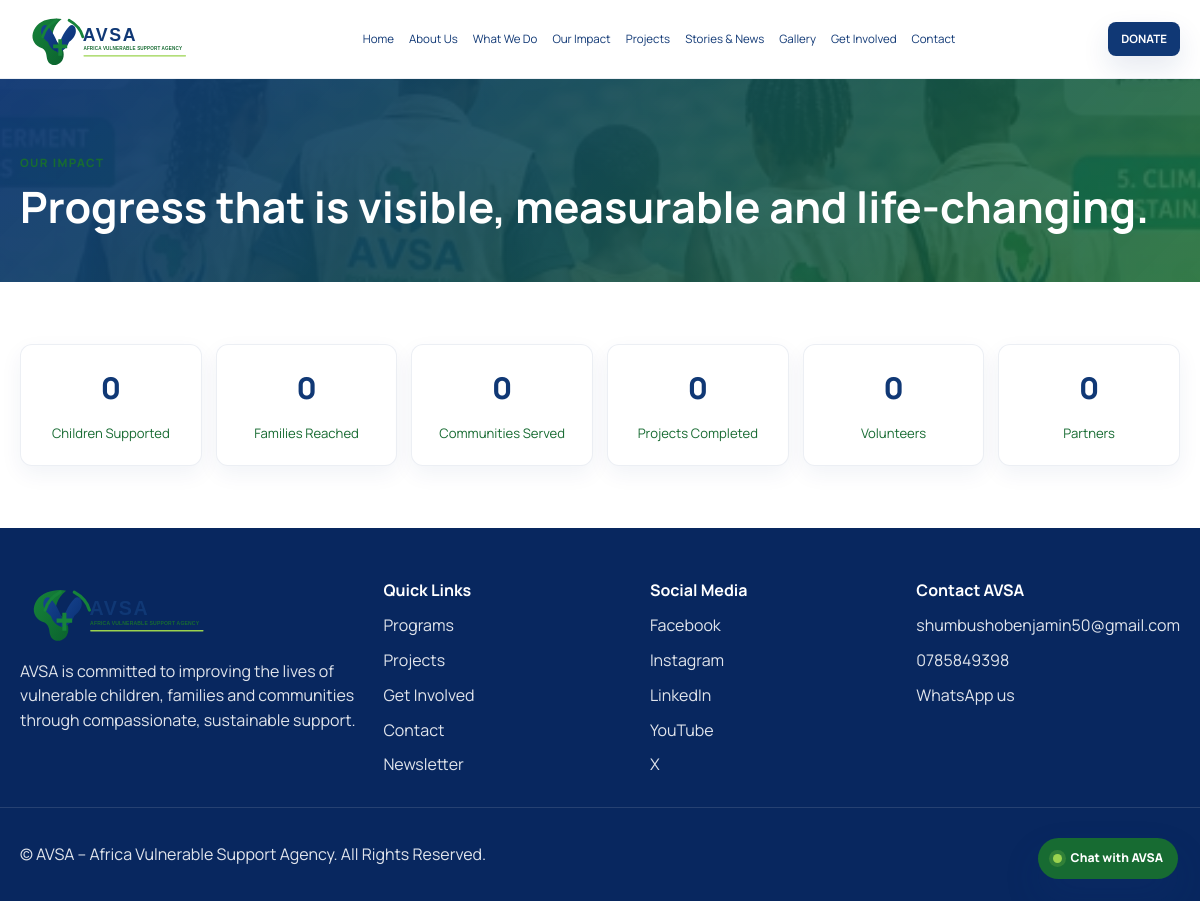
Page /?page=impact on the committed database.
### tables this page shows
CREATE TABLE impact_metrics (
    id INT AUTO_INCREMENT PRIMARY KEY,
    metric_key VARCHAR(100) NOT NULL UNIQUE,
    metric_label VARCHAR(150) NOT NULL,
    value VARCHAR(50) NOT NULL,
    description TEXT,
    created_at TIMESTAMP DEFAULT CURRENT_TIMESTAMP,
    updated_at TIMESTAMP DEFAULT CURRENT_TIMESTAMP ON UPDATE CURRENT_TIMESTAMP,
    INDEX idx_impact_key (metric_key)
);

### includes/helpers.php (called while the page is built, shortened)
<?php
function e($value): string
{
    return htmlspecialchars((string) $value, ENT_QUOTES, 'UTF-8');
}

### public/views/impact.php (the view, shortened to what this page needs)
<?php
$db = getDb();
$metrics = $db->query("SELECT * FROM impact_metrics ORDER BY id")->fetchAll();
?>
<section class="page-hero small-hero">
    <div class="container">
        <span class="eyebrow">Our Impact</span>
        <h1>Progress that is visible, measurable and life-changing.</h1>
    </div>
</section>
<section class="section">
    <div class="container">
        <div class="stats-grid large">
            <?php foreach ($metrics as $metric): ?>
                <div class="stat-box reveal">
                    <span class="stat-number" data-target="<?= preg_replace('/[^0-9]/', '', $metric['value']) ?: 0 ?>">0</span>
                    <span class="stat-label"><?= e($metric['metric_label']) ?></span>
                </div>
            <?php endforeach; ?>
        </div>
    </div>
</section>
<?php $content = ob_get_clean(); ?>
<?php require __DIR__ . '/layout.php'; ?>

### public/index.php (shortened to what this page needs)
<?php
$route = $_GET['page'] ?? 'home';
switch ($route) {
    case 'impact':
        require __DIR__ . '/views/impact.php';
        break;
}

### public/views/layout.php (shortened to what this page needs)
<!DOCTYPE html>
<html lang="en">
<head>
    <link rel="stylesheet" href="<?= e(BASE_URL) ?>/public/assets/css/style.css">
</head>
<body>
    <header class="site-header">
        <div class="container nav-wrap">
            <a href="<?= e(BASE_URL) ?>/?page=home" class="brand" aria-label="AVSA home page">
                <img class="brand-logo" src="<?= e(BASE_URL) ?>/public/assets/images/avsa-logo.svg" alt="AVSA - Africa Vulnerable Support Agency">
            </a>
            <nav class="main-nav" aria-label="Main navigation">
                <a href="<?= e(BASE_URL) ?>/?page=home">Home</a>
                <a href="<?= e(BASE_URL) ?>/?page=about">About Us</a>
                <a href="<?= e(BASE_URL) ?>/?page=what-we-do">What We Do</a>
                <a href="<?= e(BASE_URL) ?>/?page=impact">Our Impact</a>
                <a href="<?= e(BASE_URL) ?>/?page=projects">Projects</a>
                <a href="<?= e(BASE_URL) ?>/?page=stories">Stories & News</a>
                <a href="<?= e(BASE_URL) ?>/?page=gallery">Gallery</a>
                <a href="<?= e(BASE_URL) ?>/?page=get-involved">Get Involved</a>
                <a href="<?= e(BASE_URL) ?>/?page=contact">Contact</a>
            </nav>
            <div class="nav-actions">
                <a class="btn btn-primary btn-sm" href="<?= e(BASE_URL) ?>/?page=donate">DONATE</a>
            </div>
        </div>
    </header>
    <main>
        <?php if (isset($content)) { echo $content; } ?>
    </main>
    <a class="live-chat" href="https://wa.me/250785849398?text=Can%20I%20get%20more%20information%3F" target="_blank" rel="noopener" aria-label="Chat with AVSA on WhatsApp">
        <span class="live-chat-dot" aria-hidden="true"></span>
        <span>Chat with AVSA</span>
    </a>
    <footer class="site-footer">
        <div class="container footer-grid">
            <div>
                <div class="brand brand-footer">
                    <img class="brand-logo brand-logo-footer" src="<?= e(BASE_URL) ?>/public/assets/images/avsa-logo.svg" alt="AVSA - Africa Vulnerable Support Agency">
                </div>
                <p>AVSA is committed to improving the lives of vulnerable children, families and communities through compassionate, sustainable support.</p>
            </div>
            <div>
                <h4>Quick Links</h4>
                <ul>
                    <li><a href="<?= e(BASE_URL) ?>/?page=what-we-do">Programs</a></li>
                    <li><a href="<?= e(BASE_URL) ?>/?page=projects">Projects</a></li>
                    <li><a href="<?= e(BASE_URL) ?>/?page=get-involved">Get Involved</a></li>
                    <li><a href="<?= e(BASE_URL) ?>/?page=contact">Contact</a></li>
                    <li><a href="<?= e(BASE_URL) ?>/?page=stories">Newsletter</a></li>
                </ul>
            </div>
            <div>
                <h4>Social Media</h4>
                <ul>
                    <li><a href="#">Facebook</a></li>
                    <li><a href="#">Instagram</a></li>
                    <li><a href="#">LinkedIn</a></li>
                    <li><a href="#">YouTube</a></li>
                    <li><a href="#">X</a></li>
                </ul>
            </div>
            <div>
                <h4>Contact AVSA</h4>
                <ul>
                    <li><a href="mailto:shumbushobenjamin50@gmail.com">shumbushobenjamin50@gmail.com</a></li>
                    <li><a href="tel:0785849398">0785849398</a></li>
                    <li><a href="https://wa.me/250785849398?text=Can%20I%20get%20more%20information%3F" target="_blank" rel="noopener">WhatsApp us</a></li>
                </ul>
            </div>
        </div>
        <div class="footer-bottom">
            <div class="container">
                <p>© AVSA – Africa Vulnerable Support Agency. All Rights Reserved.</p>
            </div>
        </div>
    </footer>
</body>
</html>

### public/assets/css/style.css (style rules this page uses)
:root { --navy: #103875; --navy-deep: #08275f; --green: #176b32; --green-bright: #16833a; --lime: #9bd34f; --green-soft: #eaf5e9; --blue-soft: #eef4fb; --ink: #103875; --muted: #176b32; --white: #ffffff; --shadow: 0 12px 28px rgba(16, 56, 117, 0.11); --shadow-hover: 0 18px 36px rgba(16, 56, 117, 0.17); }
* { box-sizing: border-box; }
html { scroll-behavior: smooth; }
body { margin: 0; font-family: 'Manrope', sans-serif; background: var(--white); color: var(--ink); line-height: 1.55; }
a { color: inherit; text-decoration: none; }
img { max-width: 100%; display: block; }
.live-chat { position: fixed; right: 22px; bottom: 22px; z-index: 30; display: inline-flex; align-items: center; gap: 9px; padding: 11px 15px; border-radius: 999px; background: var(--green); color: var(--white); font-size: .76rem; font-weight: 800; box-shadow: var(--shadow-hover); animation: chat-pulse 2.8s ease-in-out infinite; }
.live-chat-dot { width: 9px; height: 9px; border-radius: 50%; background: var(--lime); box-shadow: 0 0 0 4px rgba(155,211,79,.2); }
.container { width: min(1160px, calc(100% - 36px)); margin: 0 auto; }
.section { padding: 62px 0; }
.eyebrow { display: inline-block; letter-spacing: 0.12em; text-transform: uppercase; color: var(--green); font-size: 0.72rem; font-weight: 800; margin-bottom: 11px; }
h1,h2,h3,h4 { margin: 0 0 18px; line-height: 1.1; }
h1 { font-size: clamp(2rem, 3.6vw, 3.45rem); }
.btn { display: inline-flex; align-items: center; justify-content: center; border: none; background: var(--navy); color: var(--white); padding: 10px 19px; border-radius: 8px; font-weight: 700; box-shadow: var(--shadow); transition: transform .25s ease, box-shadow .25s ease, background .25s ease; cursor: pointer; }
.btn-sm { padding: 8px 13px; font-size: 0.72rem; }
.site-header { position: sticky; top: 0; z-index: 20; background: rgba(255,255,255,.92); backdrop-filter: blur(12px); border-bottom: 1px solid rgba(16,56,117,.08); }
.nav-wrap { display: flex; align-items: center; justify-content: space-between; min-height: 78px; gap: 18px; }
.brand { display: flex; align-items: center; gap: 12px; font-weight: 800; color: var(--navy); }
.brand-logo { width: 190px; height: auto; }
.brand-logo-footer { width: 210px; }
.main-nav { display: flex; align-items: center; gap: 15px; font-size: 0.72rem; color: var(--navy); }
.main-nav a { position: relative; }
.main-nav a::after { content: ""; position: absolute; left: 0; bottom: -8px; width: 0; height: 2px; background: var(--lime); transition: width .25s ease; }
.nav-actions { display: flex; align-items: center; gap: 12px; }
.eyebrow + h1 { margin-top: 0; }
.program-card, .project-card, .news-card, .involvement-card, .value-card, .stat-box, .testimonial, .contact-panel, .avsa-form, .info-panel { background: var(--white); border: 1px solid rgba(16,56,117,.08); border-radius: 12px; overflow: hidden; box-shadow: 0 8px 22px rgba(16,56,117,.06); transition: transform .28s ease, box-shadow .28s ease, border-color .28s ease; }
.stats-grid { display: grid; grid-template-columns: repeat(3, minmax(0, 1fr)); gap: 14px; }
.stats-grid.large { grid-template-columns: repeat(6, minmax(0, 1fr)); }
.stat-box { padding: 20px 15px; text-align: center; }
.stat-number { display: block; font-size: clamp(1.7rem, 2.5vw, 2.65rem); color: var(--navy); font-weight: 800; margin-bottom: 8px; }
.stat-label { color: var(--green); font-size: .82rem; }
.page-hero { background: linear-gradient(135deg, rgba(16,56,117,.96), rgba(23,107,50,.84)), url('../images/Picture4.png') center/cover no-repeat; color: var(--white); padding: 70px 0 52px; }
.small-hero h1 { margin-bottom: 0; }
.site-footer { background: var(--navy-deep); color: rgba(255,255,255,.88); padding-top: 54px; }
.footer-grid { display: grid; grid-template-columns: 1.4fr 1fr 1fr 1fr; gap: 24px; }
.site-footer ul { list-style: none; padding: 0; margin: 0; display: grid; gap: 10px; }
.site-footer h4 { color: var(--white); margin-bottom: 14px; }
.footer-bottom { border-top: 1px solid rgba(255,255,255,.12); margin-top: 30px; padding: 18px 0; }
.reveal { opacity: 0; transform: translateY(18px); animation: reveal .65s ease forwards; }

### rows in the picture
impact_metrics: metric_label "Children Supported"
impact_metrics: metric_label "Families Reached"
impact_metrics: metric_label "Communities Served"
impact_metrics: metric_label "Projects Completed"
impact_metrics: metric_label "Volunteers"
impact_metrics: metric_label "Partners"
